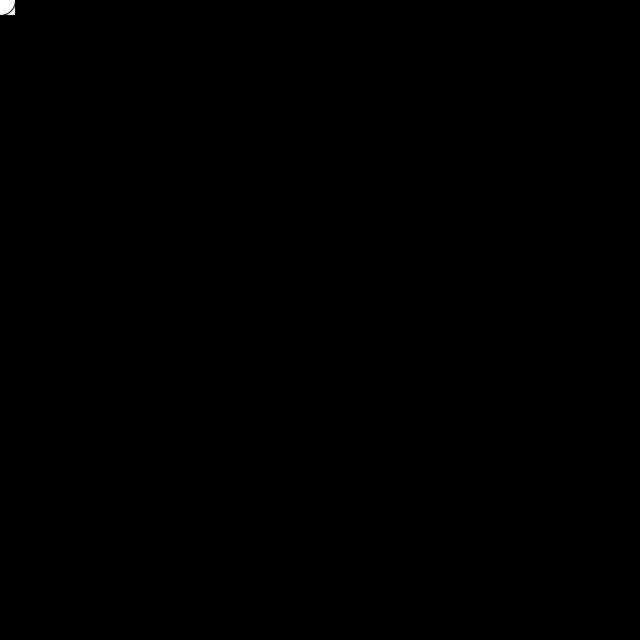
Frame 1 (no input)
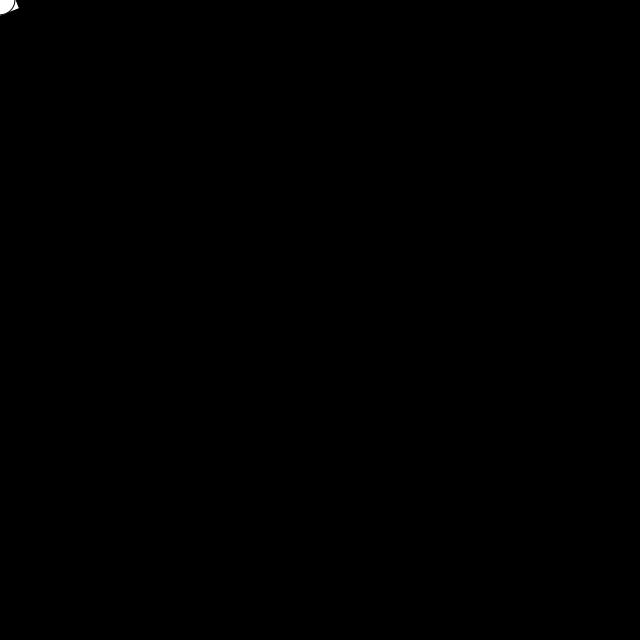
Frame 60 (the mouse pressed at the canvas centre just before this capture)
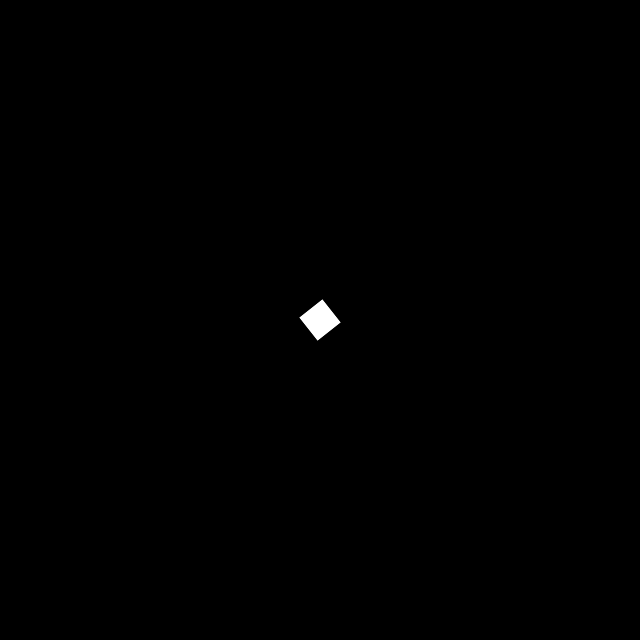
Frame 120 (the mouse held since frame 60 and released just before this capture)

The Processing sketch that drew these frames (run headless with seeded random() and noise(); from frame 60 on, the mouse is pressed at the canvas centre):

// Processing sketch: sketch_170328_example606
// ── sketch_170328_example606.pde
float angle = 0;

/*
* 初期処理
* 初回のみ実行
*/
void setup() {
  size(640, 640);
}

/*
* 描写処理
* 実行中は繰返し実行
*/
void draw() {
  background(0);
  
  translate(mouseX, mouseY);
  rotate(angle);
  rect(-15, -15, 30, 30);

  rotate(angle);
  translate(mouseX, mouseY);
  ellipse(0, 0, 30, 30);

  angle += 0.1;
}
